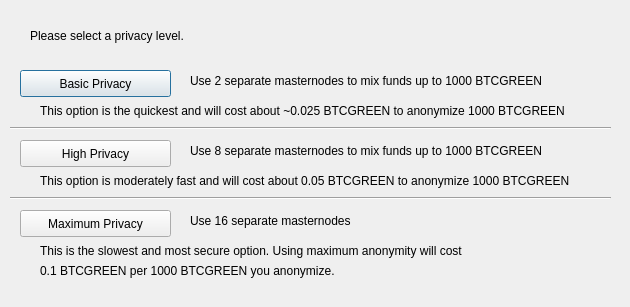
<?xml version="1.0" encoding="UTF-8"?>
<ui version="4.0">
 <class>DarksendConfig</class>
 <widget class="QDialog" name="DarksendConfig">
  <property name="geometry">
   <rect>
    <x>0</x>
    <y>0</y>
    <width>630</width>
    <height>307</height>
   </rect>
  </property>
  <property name="windowTitle">
   <string>Configure Darksend</string>
  </property>
  <widget class="QPushButton" name="buttonBasic">
   <property name="geometry">
    <rect>
     <x>20</x>
     <y>70</y>
     <width>151</width>
     <height>27</height>
    </rect>
   </property>
   <property name="text">
    <string>Basic Privacy</string>
   </property>
  </widget>
  <widget class="QPushButton" name="buttonHigh">
   <property name="geometry">
    <rect>
     <x>20</x>
     <y>140</y>
     <width>151</width>
     <height>27</height>
    </rect>
   </property>
   <property name="text">
    <string>High Privacy</string>
   </property>
  </widget>
  <widget class="QPushButton" name="buttonMax">
   <property name="geometry">
    <rect>
     <x>20</x>
     <y>210</y>
     <width>151</width>
     <height>27</height>
    </rect>
   </property>
   <property name="text">
    <string>Maximum Privacy</string>
   </property>
  </widget>
  <widget class="QLabel" name="label">
   <property name="geometry">
    <rect>
     <x>30</x>
     <y>20</y>
     <width>571</width>
     <height>31</height>
    </rect>
   </property>
   <property name="text">
    <string>Please select a privacy level.</string>
   </property>
  </widget>
  <widget class="QLabel" name="label_2">
   <property name="geometry">
    <rect>
     <x>190</x>
     <y>70</y>
     <width>421</width>
     <height>21</height>
    </rect>
   </property>
   <property name="text">
    <string>Use 2 separate masternodes to mix funds up to 1000 BTCGREEN</string>
   </property>
  </widget>
  <widget class="QLabel" name="label_3">
   <property name="geometry">
    <rect>
     <x>190</x>
     <y>140</y>
     <width>411</width>
     <height>21</height>
    </rect>
   </property>
   <property name="text">
    <string>Use 8 separate masternodes to mix funds up to 1000 BTCGREEN</string>
   </property>
  </widget>
  <widget class="QLabel" name="label_4">
   <property name="geometry">
    <rect>
     <x>190</x>
     <y>210</y>
     <width>421</width>
     <height>21</height>
    </rect>
   </property>
   <property name="text">
    <string>Use 16 separate masternodes</string>
   </property>
  </widget>
  <widget class="QLabel" name="label_6">
   <property name="geometry">
    <rect>
     <x>40</x>
     <y>100</y>
     <width>561</width>
     <height>21</height>
    </rect>
   </property>
   <property name="text">
    <string>This option is the quickest and will cost about ~0.025 BTCGREEN to anonymize 1000 BTCGREEN</string>
   </property>
  </widget>
  <widget class="QLabel" name="label_7">
   <property name="geometry">
    <rect>
     <x>40</x>
     <y>170</y>
     <width>561</width>
     <height>21</height>
    </rect>
   </property>
   <property name="text">
    <string>This option is moderately fast and will cost about 0.05 BTCGREEN to anonymize 1000 BTCGREEN</string>
   </property>
  </widget>
  <widget class="QLabel" name="label_8">
   <property name="geometry">
    <rect>
     <x>40</x>
     <y>240</y>
     <width>561</width>
     <height>21</height>
    </rect>
   </property>
   <property name="text">
    <string>This is the slowest and most secure option. Using maximum anonymity will cost</string>
   </property>
  </widget>
  <widget class="QLabel" name="label_9">
   <property name="geometry">
    <rect>
     <x>40</x>
     <y>260</y>
     <width>561</width>
     <height>21</height>
    </rect>
   </property>
   <property name="text">
    <string>0.1 BTCGREEN per 1000 BTCGREEN you anonymize.</string>
   </property>
  </widget>
  <widget class="Line" name="line">
   <property name="geometry">
    <rect>
     <x>10</x>
     <y>120</y>
     <width>601</width>
     <height>16</height>
    </rect>
   </property>
   <property name="orientation">
    <enum>Qt::Horizontal</enum>
   </property>
  </widget>
  <widget class="Line" name="line_2">
   <property name="geometry">
    <rect>
     <x>10</x>
     <y>190</y>
     <width>601</width>
     <height>16</height>
    </rect>
   </property>
   <property name="orientation">
    <enum>Qt::Horizontal</enum>
   </property>
  </widget>
 </widget>
 <resources/>
 <connections/>
</ui>
